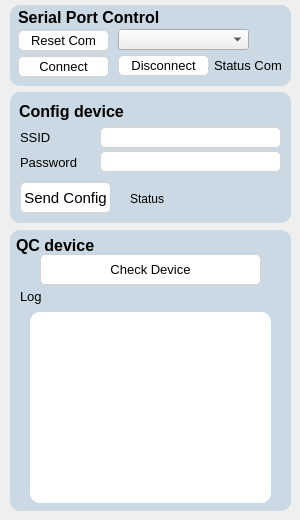
    <widget class="QWidget" name="tab_6">
     <attribute name="title">
      <string>Config</string>
     </attribute>
     <widget class="QFrame" name="frame_config">
      <property name="geometry">
       <rect>
        <x>10</x>
        <y>92</y>
        <width>281</width>
        <height>131</height>
       </rect>
      </property>
      <property name="font">
       <font>
        <pointsize>7</pointsize>
        <bold>false</bold>
       </font>
      </property>
      <property name="autoFillBackground">
       <bool>false</bool>
      </property>
      <property name="styleSheet">
       <string notr="true">QFrame {
    background-color: #cad9e3;
    border-radius: 10px;
    border: none;
}</string>
      </property>
      <property name="inputMethodHints">
       <set>Qt::InputMethodHint::ImhNone</set>
      </property>
      <property name="frameShape">
       <enum>QFrame::Shape::StyledPanel</enum>
      </property>
      <property name="frameShadow">
       <enum>QFrame::Shadow::Raised</enum>
      </property>
      <widget class="QLabel" name="label_9">
       <property name="geometry">
        <rect>
         <x>10</x>
         <y>35</y>
         <width>81</width>
         <height>20</height>
        </rect>
       </property>
       <property name="font">
        <font>
         <pointsize>10</pointsize>
         <bold>false</bold>
        </font>
       </property>
       <property name="text">
        <string>SSID</string>
       </property>
      </widget>
      <widget class="QLabel" name="label_11">
       <property name="geometry">
        <rect>
         <x>10</x>
         <y>60</y>
         <width>81</width>
         <height>20</height>
        </rect>
       </property>
       <property name="font">
        <font>
         <pointsize>10</pointsize>
         <bold>false</bold>
        </font>
       </property>
       <property name="text">
        <string>Password</string>
       </property>
      </widget>
      <widget class="QLineEdit" name="ssidLineEdit">
       <property name="geometry">
        <rect>
         <x>90</x>
         <y>35</y>
         <width>181</width>
         <height>21</height>
        </rect>
       </property>
       <property name="font">
        <font>
         <pointsize>10</pointsize>
         <bold>false</bold>
        </font>
       </property>
       <property name="styleSheet">
        <string notr="true">QLineEdit {
    background-color: white;
    border: 1px solid lightgray;
    border-radius: 5px;
    padding: 1px;
}
</string>
       </property>
      </widget>
      <widget class="QLineEdit" name="passwordLineEdit">
       <property name="geometry">
        <rect>
         <x>90</x>
         <y>59</y>
         <width>181</width>
         <height>21</height>
        </rect>
       </property>
       <property name="font">
        <font>
         <pointsize>10</pointsize>
         <bold>false</bold>
        </font>
       </property>
       <property name="styleSheet">
        <string notr="true">QLineEdit {
    background-color: white;
    border: 1px solid lightgray;
    border-radius: 5px;
    padding: 1px;
}
</string>
       </property>
      </widget>
      <widget class="QLabel" name="label">
       <property name="geometry">
        <rect>
         <x>9</x>
         <y>9</y>
         <width>121</width>
         <height>20</height>
        </rect>
       </property>
       <property name="font">
        <font>
         <pointsize>12</pointsize>
         <bold>true</bold>
        </font>
       </property>
       <property name="text">
        <string>Config device</string>
       </property>
      </widget>
      <widget class="QPushButton" name="connectButton">
       <property name="geometry">
        <rect>
         <x>10</x>
         <y>90</y>
         <width>91</width>
         <height>31</height>
        </rect>
       </property>
       <property name="font">
        <font>
         <pointsize>11</pointsize>
         <bold>false</bold>
        </font>
       </property>
       <property name="styleSheet">
        <string notr="true">QPushButton {
    background-color: #ffffff;
    border: 1px solid lightgray;
    border-radius: 5px;
    padding: 1px;
}
QPushButton:hover {
    background-color: lightblue;
}

QPushButton:pressed {
    background-color: lightgray;
}</string>
       </property>
       <property name="text">
        <string>Send Config</string>
       </property>
      </widget>
      <widget class="QLabel" name="wifi_status">
       <property name="geometry">
        <rect>
         <x>120</x>
         <y>98</y>
         <width>111</width>
         <height>17</height>
        </rect>
       </property>
       <property name="text">
        <string>Status</string>
       </property>
      </widget>
     </widget>
     <widget class="QFrame" name="frame_3">
      <property name="geometry">
       <rect>
        <x>10</x>
        <y>5</y>
        <width>281</width>
        <height>81</height>
       </rect>
      </property>
      <property name="autoFillBackground">
       <bool>false</bool>
      </property>
      <property name="styleSheet">
       <string notr="true">QFrame {
    background-color: #cad9e3;
    border-radius: 10px;
    border: none;
}</string>
      </property>
      <property name="frameShape">
       <enum>QFrame::Shape::StyledPanel</enum>
      </property>
      <property name="frameShadow">
       <enum>QFrame::Shadow::Raised</enum>
      </property>
      <widget class="QLabel" name="status_com">
       <property name="geometry">
        <rect>
         <x>204</x>
         <y>50</y>
         <width>71</width>
         <height>21</height>
        </rect>
       </property>
       <property name="font">
        <font>
         <pointsize>10</pointsize>
        </font>
       </property>
       <property name="text">
        <string>Status Com</string>
       </property>
      </widget>
      <widget class="QComboBox" name="cmbPort">
       <property name="geometry">
        <rect>
         <x>108</x>
         <y>24</y>
         <width>131</width>
         <height>21</height>
        </rect>
       </property>
       <property name="font">
        <font>
         <pointsize>10</pointsize>
        </font>
       </property>
       <property name="currentText">
        <string/>
       </property>
      </widget>
      <widget class="QLabel" name="label_7">
       <property name="geometry">
        <rect>
         <x>8</x>
         <y>2</y>
         <width>151</width>
         <height>20</height>
        </rect>
       </property>
       <property name="font">
        <font>
         <pointsize>12</pointsize>
         <bold>true</bold>
        </font>
       </property>
       <property name="text">
        <string>Serial Port Control</string>
       </property>
      </widget>
      <widget class="QPushButton" name="pushButton_2">
       <property name="geometry">
        <rect>
         <x>8</x>
         <y>51</y>
         <width>91</width>
         <height>21</height>
        </rect>
       </property>
       <property name="font">
        <font>
         <pointsize>10</pointsize>
        </font>
       </property>
       <property name="styleSheet">
        <string notr="true">QPushButton {
    background-color: #ffffff;
    border: 1px solid lightgray;
    border-radius: 5px;
    padding: 1px;
}
QPushButton:hover {
    background-color: lightblue;
}

QPushButton:pressed {
    background-color: lightgray;
}</string>
       </property>
       <property name="text">
        <string>Connect</string>
       </property>
      </widget>
      <widget class="QPushButton" name="btnPortInfo">
       <property name="geometry">
        <rect>
         <x>8</x>
         <y>25</y>
         <width>91</width>
         <height>21</height>
        </rect>
       </property>
       <property name="font">
        <font>
         <pointsize>10</pointsize>
        </font>
       </property>
       <property name="styleSheet">
        <string notr="true">QPushButton {
    background-color: #ffffff;
    border: 1px solid lightgray;
    border-radius: 5px;
    padding: 1px;
}
QPushButton:hover {
    background-color: lightblue;
}

QPushButton:pressed {
    background-color: lightgray;
}</string>
       </property>
       <property name="text">
        <string>Reset Com</string>
       </property>
       <property name="iconSize">
        <size>
         <width>14</width>
         <height>15</height>
        </size>
       </property>
      </widget>
      <widget class="QPushButton" name="pushButton_3">
       <property name="geometry">
        <rect>
         <x>108</x>
         <y>50</y>
         <width>91</width>
         <height>21</height>
        </rect>
       </property>
       <property name="font">
        <font>
         <pointsize>10</pointsize>
        </font>
       </property>
       <property name="styleSheet">
        <string notr="true">QPushButton {
    background-color: #ffffff;
    border: 1px solid lightgray;
    border-radius: 5px;
    padding: 1px;
}
QPushButton:hover {
    background-color: lightblue;
}

QPushButton:pressed {
    background-color: lightgray;
}</string>
       </property>
       <property name="text">
        <string>Disconnect</string>
       </property>
      </widget>
     </widget>
     <widget class="QFrame" name="frame_config_2">
      <property name="geometry">
       <rect>
        <x>10</x>
        <y>230</y>
        <width>281</width>
        <height>281</height>
       </rect>
      </property>
      <property name="font">
       <font>
        <pointsize>7</pointsize>
        <bold>false</bold>
       </font>
      </property>
      <property name="autoFillBackground">
       <bool>false</bool>
      </property>
      <property name="styleSheet">
       <string notr="true">QFrame {
    background-color: #cad9e3;
    border-radius: 10px;
    border: none;
}</string>
      </property>
      <property name="inputMethodHints">
       <set>Qt::InputMethodHint::ImhNone</set>
      </property>
      <property name="frameShape">
       <enum>QFrame::Shape::StyledPanel</enum>
      </property>
      <property name="frameShadow">
       <enum>QFrame::Shadow::Raised</enum>
      </property>
      <widget class="QLabel" name="label_25">
       <property name="geometry">
        <rect>
         <x>6</x>
         <y>5</y>
         <width>101</width>
         <height>20</height>
        </rect>
       </property>
       <property name="font">
        <font>
         <pointsize>12</pointsize>
         <bold>true</bold>
        </font>
       </property>
       <property name="text">
        <string>QC device</string>
       </property>
      </widget>
      <widget class="QPushButton" name="sync_btn_7">
       <property name="geometry">
        <rect>
         <x>30</x>
         <y>24</y>
         <width>221</width>
         <height>31</height>
        </rect>
       </property>
       <property name="font">
        <font>
         <pointsize>10</pointsize>
         <bold>false</bold>
        </font>
       </property>
       <property name="styleSheet">
        <string notr="true">QPushButton {
    background-color: #ffffff;
    border: 1px solid lightgray;
    border-radius: 5px;
    padding: 1px;
}
QPushButton:hover {
    background-color: lightblue;
}

QPushButton:pressed {
    background-color: lightgray;
}</string>
       </property>
       <property name="text">
        <string>Check Device</string>
       </property>
      </widget>
      <widget class="QLabel" name="LogCheckDevice">
       <property name="geometry">
        <rect>
         <x>20</x>
         <y>82</y>
         <width>241</width>
         <height>191</height>
        </rect>
       </property>
       <property name="font">
        <font>
         <pointsize>10</pointsize>
         <bold>false</bold>
        </font>
       </property>
       <property name="styleSheet">
        <string notr="true">background-color: rgb(255, 255, 255);</string>
       </property>
       <property name="text">
        <string/>
       </property>
      </widget>
      <widget class="QLabel" name="label_24">
       <property name="geometry">
        <rect>
         <x>10</x>
         <y>56</y>
         <width>63</width>
         <height>20</height>
        </rect>
       </property>
       <property name="font">
        <font>
         <pointsize>10</pointsize>
         <bold>false</bold>
        </font>
       </property>
       <property name="text">
        <string>Log</string>
       </property>
      </widget>
     </widget>
    </widget>
